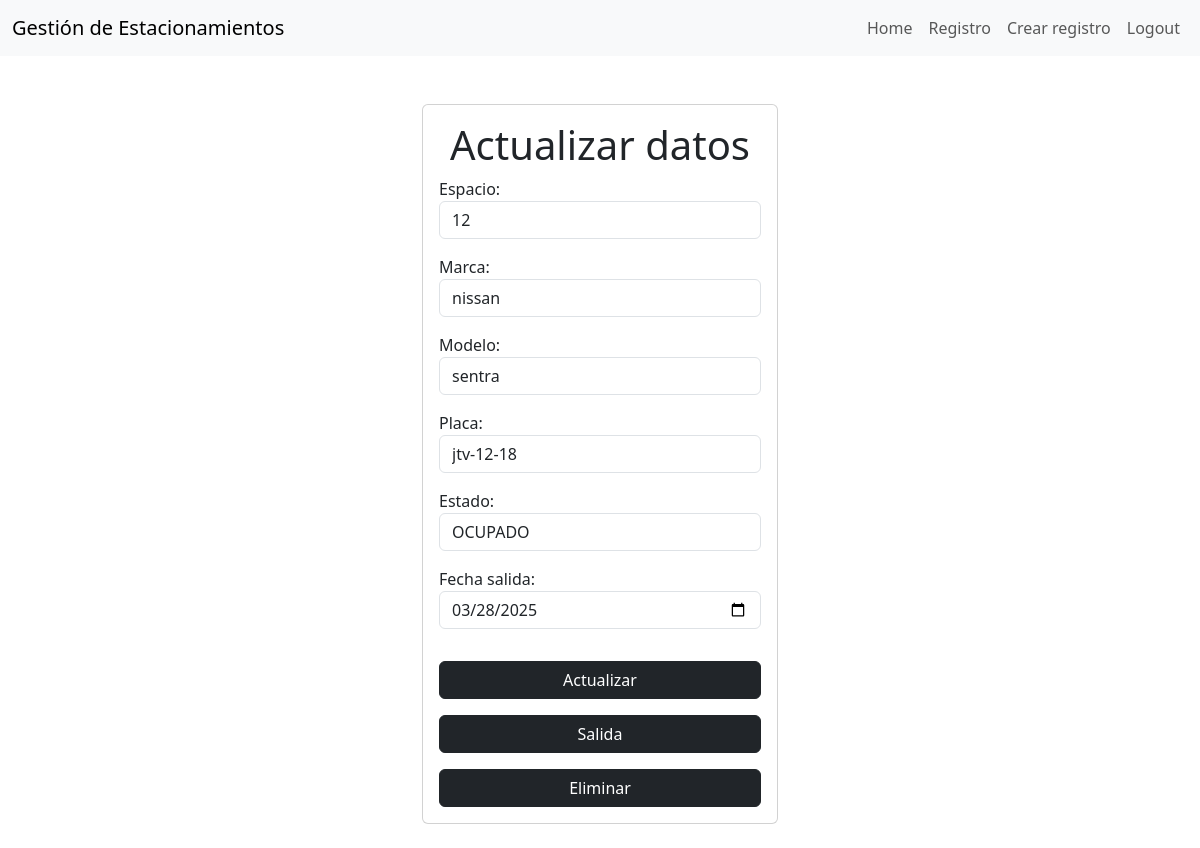
The app's page /registros/4/ (signed in) with its own data.
### estacionamiento/models.py (models this page shows, shortened)
class Registro(models.Model):
    user = models.ForeignKey(User, on_delete=models.CASCADE)
    espacio = models.CharField(max_length=50)
    marca = models.CharField(max_length=50)
    modelo = models.CharField(max_length=50)
    placa = models.CharField(max_length=20)
    estado = models.CharField(max_length=10, choices=[('OCUPADO', 'Ocupado'), ('LIBRE', 'Libre')], default='LIBRE')
    fecha_entrada = models.DateTimeField(auto_now_add=True)
    fecha_salida = models.DateTimeField(null=True, blank=True)

### estacionamiento/views.py (the view, shortened to what this page needs)
# urls.py: path('registros/<int:registro_id>/', views.registro_detail, name='registro_detail'),
@login_required
def registro_detail(request, registro_id):
    registro = get_object_or_404(Registro, pk=registro_id, user=request.user)
    if request.method == 'GET':
        form = RegistroForm(instance=registro)
        return render(request, 'registro_detail.html', {'registro': registro, 'form': form})

### estacionamiento/forms.py
class RegistroForm(ModelForm):  # También cambié registrosForm a RegistroForm
    class Meta:
        model = Registro
        fields = ['espacio', 'marca', 'modelo', 'placa', 'estado', 'fecha_salida']
        widgets ={
            'espacio': forms.TimeInput(attrs={'class': 'form-control'}),
            'marca': forms.TimeInput(attrs={'class': 'form-control'}),
            'modelo': forms.TimeInput(attrs={'class': 'form-control'}),
            'placa': forms.TimeInput(attrs={'class': 'form-control'}),
            'estado': forms.TimeInput(attrs={'class': 'form-control'}),
            'fecha_entrada': forms.TimeInput(attrs={'class': 'form-control'}),
            'fecha_salida': forms.DateInput(attrs={'class': 'form-control','type':'date'}),
        }

### estacionamiento/templates/registro_detail.html (shortened to what this page needs)
{% extends 'base.html' %}
{% block content %}
<main class="container">
    <div class="row">
        <div class="col-md-4 offset-md-4 mt-5">
            <form method="POST" class="card card-body">
               <h1 class="text-center">Actualizar datos</h1>
               <form method="POST">
                  {{ form.as_p }}
                  <button class="btn btn-dark mt-3" >
                     Actualizar
                  </button>
                <form action="{% url 'registro_salida' registro.id %}" method="POST">
                  <button class="btn btn-dark mt-3" >
                     Salida
                  </button>
                  <form  action="{% url 'eliminar_salida' registro.id %}" method="POST">
                     <button class="btn btn-dark mt-3">
                        Eliminar
                     </button>
                  </form>
               </form>
               <br>
            </form>
        </div>
    </div>
</main>
{% endblock %}

### records on screen
Registro: espacio "12", marca "nissan", modelo "sentra", placa "jtv-12-18", estado "OCUPADO", fecha_salida "03/28/2025"
